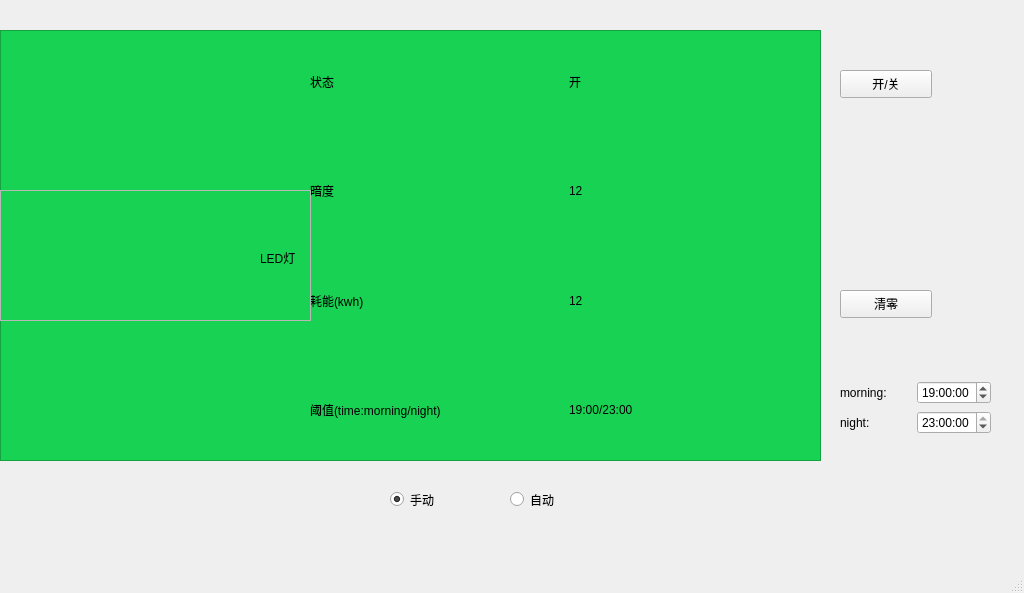
<?xml version="1.0" encoding="UTF-8"?>
<ui version="4.0">
 <class>LED</class>
 <widget class="QMainWindow" name="LED">
  <property name="geometry">
   <rect>
    <x>0</x>
    <y>0</y>
    <width>1024</width>
    <height>593</height>
   </rect>
  </property>
  <property name="windowTitle">
   <string>LED设置</string>
  </property>
  <widget class="QWidget" name="centralwidget">
   <widget class="QFrame" name="frame">
    <property name="geometry">
     <rect>
      <x>0</x>
      <y>30</y>
      <width>821</width>
      <height>431</height>
     </rect>
    </property>
    <property name="palette">
     <palette>
      <active>
       <colorrole role="Button">
        <brush brushstyle="SolidPattern">
         <color alpha="255">
          <red>24</red>
          <green>211</green>
          <blue>83</blue>
         </color>
        </brush>
       </colorrole>
       <colorrole role="Base">
        <brush brushstyle="SolidPattern">
         <color alpha="255">
          <red>24</red>
          <green>211</green>
          <blue>83</blue>
         </color>
        </brush>
       </colorrole>
       <colorrole role="Window">
        <brush brushstyle="SolidPattern">
         <color alpha="255">
          <red>24</red>
          <green>211</green>
          <blue>83</blue>
         </color>
        </brush>
       </colorrole>
      </active>
      <inactive>
       <colorrole role="Button">
        <brush brushstyle="SolidPattern">
         <color alpha="255">
          <red>24</red>
          <green>211</green>
          <blue>83</blue>
         </color>
        </brush>
       </colorrole>
       <colorrole role="Base">
        <brush brushstyle="SolidPattern">
         <color alpha="255">
          <red>24</red>
          <green>211</green>
          <blue>83</blue>
         </color>
        </brush>
       </colorrole>
       <colorrole role="Window">
        <brush brushstyle="SolidPattern">
         <color alpha="255">
          <red>24</red>
          <green>211</green>
          <blue>83</blue>
         </color>
        </brush>
       </colorrole>
      </inactive>
      <disabled>
       <colorrole role="Button">
        <brush brushstyle="SolidPattern">
         <color alpha="255">
          <red>24</red>
          <green>211</green>
          <blue>83</blue>
         </color>
        </brush>
       </colorrole>
       <colorrole role="Base">
        <brush brushstyle="SolidPattern">
         <color alpha="255">
          <red>24</red>
          <green>211</green>
          <blue>83</blue>
         </color>
        </brush>
       </colorrole>
       <colorrole role="Window">
        <brush brushstyle="SolidPattern">
         <color alpha="255">
          <red>24</red>
          <green>211</green>
          <blue>83</blue>
         </color>
        </brush>
       </colorrole>
      </disabled>
     </palette>
    </property>
    <property name="styleSheet">
     <string notr="true">#frame{background-color: rgb(24, 211, 83);}
</string>
    </property>
    <property name="frameShape">
     <enum>QFrame::StyledPanel</enum>
    </property>
    <property name="frameShadow">
     <enum>QFrame::Raised</enum>
    </property>
    <widget class="QWidget" name="gridLayoutWidget">
     <property name="geometry">
      <rect>
       <x>310</x>
       <y>0</y>
       <width>511</width>
       <height>431</height>
      </rect>
     </property>
     <layout class="QGridLayout" name="gridLayout">
      <property name="sizeConstraint">
       <enum>QLayout::SetDefaultConstraint</enum>
      </property>
      <property name="leftMargin">
       <number>0</number>
      </property>
      <property name="topMargin">
       <number>0</number>
      </property>
      <item row="3" column="0">
       <widget class="QLabel" name="label_23">
        <property name="text">
         <string>阈值(time:morning/night)</string>
        </property>
       </widget>
      </item>
      <item row="0" column="0">
       <widget class="QLabel" name="label_2">
        <property name="text">
         <string>状态</string>
        </property>
       </widget>
      </item>
      <item row="0" column="2">
       <widget class="QLabel" name="label_4">
        <property name="text">
         <string>开</string>
        </property>
       </widget>
      </item>
      <item row="3" column="2">
       <widget class="QLabel" name="label_31">
        <property name="text">
         <string>19:00/23:00</string>
        </property>
       </widget>
      </item>
      <item row="2" column="0">
       <widget class="QLabel" name="label_6">
        <property name="text">
         <string>耗能(kwh)</string>
        </property>
       </widget>
      </item>
      <item row="1" column="0">
       <widget class="QLabel" name="label_8">
        <property name="text">
         <string>暗度</string>
        </property>
       </widget>
      </item>
      <item row="1" column="2">
       <widget class="QLabel" name="label_5">
        <property name="text">
         <string>12</string>
        </property>
       </widget>
      </item>
      <item row="2" column="2">
       <widget class="QLabel" name="label_9">
        <property name="text">
         <string>12</string>
        </property>
       </widget>
      </item>
     </layout>
    </widget>
    <widget class="QFrame" name="frame_2">
     <property name="geometry">
      <rect>
       <x>0</x>
       <y>160</y>
       <width>311</width>
       <height>131</height>
      </rect>
     </property>
     <property name="styleSheet">
      <string notr="true">#frame{background-color:rgb(53, 255, 53);}
</string>
     </property>
     <property name="frameShape">
      <enum>QFrame::StyledPanel</enum>
     </property>
     <property name="frameShadow">
      <enum>QFrame::Raised</enum>
     </property>
     <widget class="QLabel" name="label_3">
      <property name="geometry">
       <rect>
        <x>0</x>
        <y>0</y>
        <width>251</width>
        <height>131</height>
       </rect>
      </property>
      <property name="maximumSize">
       <size>
        <width>1080</width>
        <height>1080</height>
       </size>
      </property>
      <property name="text">
       <string/>
      </property>
      <property name="pixmap">
       <pixmap resource="../qrc/main_interface.qrc">:/image/image/LED灯.jpg</pixmap>
      </property>
      <property name="scaledContents">
       <bool>true</bool>
      </property>
     </widget>
     <widget class="QLabel" name="label_10">
      <property name="geometry">
       <rect>
        <x>260</x>
        <y>60</y>
        <width>72</width>
        <height>15</height>
       </rect>
      </property>
      <property name="text">
       <string>LED灯</string>
      </property>
     </widget>
    </widget>
   </widget>
   <widget class="QPushButton" name="pushButton">
    <property name="geometry">
     <rect>
      <x>840</x>
      <y>70</y>
      <width>92</width>
      <height>28</height>
     </rect>
    </property>
    <property name="text">
     <string>开/关</string>
    </property>
   </widget>
   <widget class="QPushButton" name="pushButton_2">
    <property name="geometry">
     <rect>
      <x>840</x>
      <y>290</y>
      <width>92</width>
      <height>28</height>
     </rect>
    </property>
    <property name="text">
     <string>清零</string>
    </property>
   </widget>
   <widget class="QWidget" name="layoutWidget">
    <property name="geometry">
     <rect>
      <x>840</x>
      <y>380</y>
      <width>151</width>
      <height>55</height>
     </rect>
    </property>
    <layout class="QGridLayout" name="gridLayout_2">
     <item row="0" column="0">
      <widget class="QLabel" name="label">
       <property name="text">
        <string>morning:</string>
       </property>
      </widget>
     </item>
     <item row="0" column="1">
      <widget class="QTimeEdit" name="timeEdit">
       <property name="dateTime">
        <datetime>
         <hour>19</hour>
         <minute>0</minute>
         <second>0</second>
         <year>2000</year>
         <month>1</month>
         <day>1</day>
        </datetime>
       </property>
      </widget>
     </item>
     <item row="1" column="0">
      <widget class="QLabel" name="label_7">
       <property name="text">
        <string>night:</string>
       </property>
      </widget>
     </item>
     <item row="1" column="1">
      <widget class="QTimeEdit" name="timeEdit_2">
       <property name="dateTime">
        <datetime>
         <hour>23</hour>
         <minute>0</minute>
         <second>0</second>
         <year>2000</year>
         <month>1</month>
         <day>1</day>
        </datetime>
       </property>
      </widget>
     </item>
    </layout>
   </widget>
   <widget class="QRadioButton" name="radioButton">
    <property name="enabled">
     <bool>true</bool>
    </property>
    <property name="geometry">
     <rect>
      <x>390</x>
      <y>490</y>
      <width>112</width>
      <height>19</height>
     </rect>
    </property>
    <property name="text">
     <string>手动</string>
    </property>
    <property name="checkable">
     <bool>true</bool>
    </property>
    <property name="checked">
     <bool>true</bool>
    </property>
   </widget>
   <widget class="QRadioButton" name="radioButton_2">
    <property name="geometry">
     <rect>
      <x>510</x>
      <y>490</y>
      <width>112</width>
      <height>19</height>
     </rect>
    </property>
    <property name="text">
     <string>自动</string>
    </property>
   </widget>
  </widget>
  <widget class="QMenuBar" name="menubar">
   <property name="geometry">
    <rect>
     <x>0</x>
     <y>0</y>
     <width>1024</width>
     <height>26</height>
    </rect>
   </property>
  </widget>
  <widget class="QStatusBar" name="statusbar"/>
 </widget>
 <resources>
  <include location="../qrc/main_interface.qrc"/>
 </resources>
 <connections/>
</ui>
